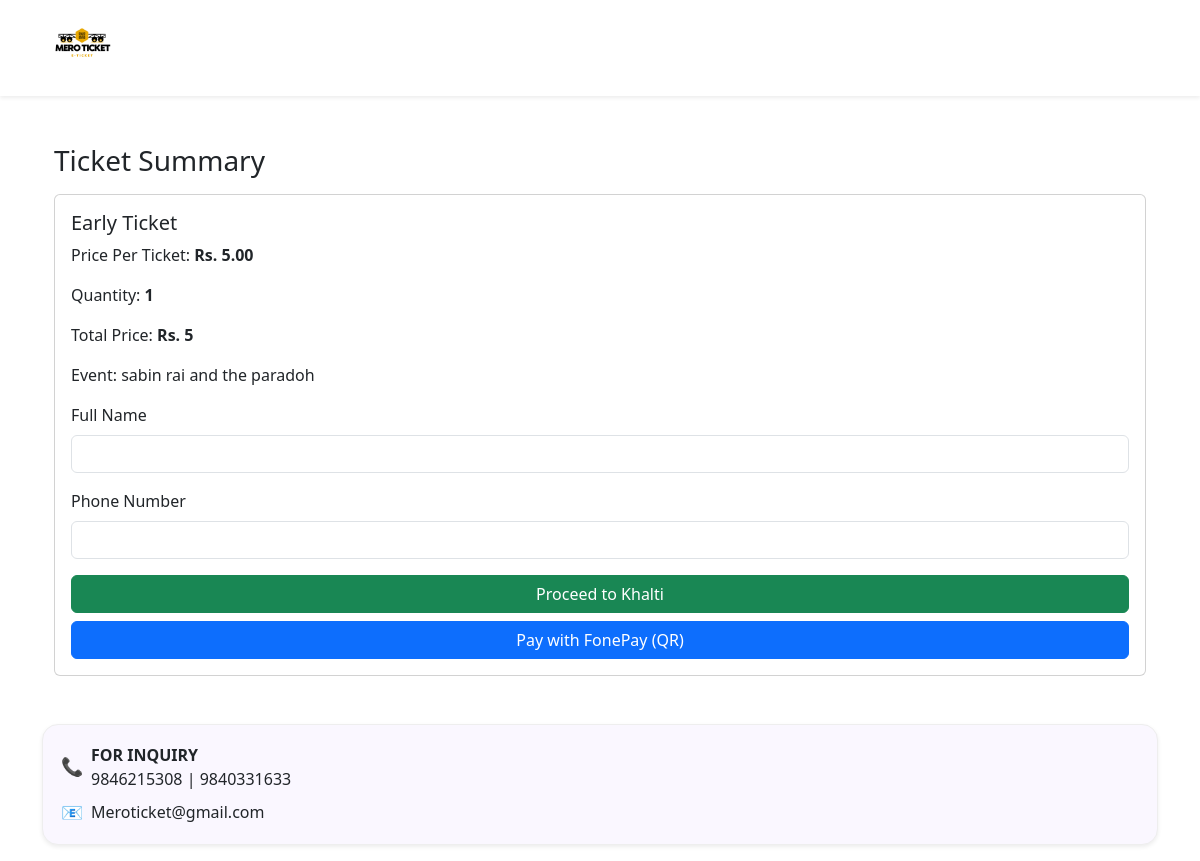
/buy/4/, run on the app's committed database.
### ticket/models.py (models this page shows, shortened)
class TicketType(models.Model):
    name = models.CharField(max_length=50)
    price = models.DecimalField(max_digits=10, decimal_places=2)
    event = models.ForeignKey(Event, on_delete=models.CASCADE, related_name='ticket_types')
    limit = models.PositiveIntegerField(default=1000)  # maximum tickets
    sold = models.PositiveIntegerField(default=0)  # auto-increment when tickets are purchased
    active = models.BooleanField(default=True)  # Show on frontend or not
    valid_from = models.DateTimeField()
    valid_until = models.DateTimeField()
    active = models.BooleanField(default=True)

class Event(models.Model):
    name = models.CharField(max_length=200)
    image = models.ImageField(upload_to='event_images/')
    description = models.TextField(blank=True, null=True)
    active = models.BooleanField(default=True)  # Show on frontend or not
    date = models.DateTimeField()
    location = models.CharField(max_length=255, blank=True, null=True)

class SiteSettings(models.Model):
    phone_number = models.CharField(max_length=50, blank=True, null=True)
    phone_number2 = models.CharField(max_length=50, blank=True, null=True)
    email = models.EmailField(blank=True, null=True)
    class Meta:
        verbose_name = "Site Setting"
        verbose_name_plural = "Site Settings"

### ticket/views.py (the view)
# urls.py: path('buy/<int:tickettype_id>/', buy_ticket, name='buy_ticket'),
def buy_ticket(request, tickettype_id):
    ticket_type = get_object_or_404(TicketType, id=tickettype_id)
    qty = int(request.GET.get("qty", 1))
    qty = max(1, qty)
    remaining = ticket_type.limit #- ticket_type.sold
    if remaining <= 0:
        return render(request, "ticket/sold_out.html", {
            "ticket_type": ticket_type,
            "message": "This ticket type is sold out."
        })
    if qty > remaining:
        qty = remaining
    total_price = ticket_type.price * qty
    request.session["selected_qty"] = qty
    request.session["selected_ticket_type_id"] = tickettype_id
    return render(request, "ticket/checkout.html", {
        "ticket_type": ticket_type,
        "qty": qty,
        "max_qty": remaining,
        "total_price": total_price
    })

### ticket/context_processors.py (called while the page is built)
def footer_settings(request):
    try:
        settings = SiteSettings.objects.first()
    except:
        settings = None
    return {
        'footer_settings': settings
    }

### ticket/templates/ticket/checkout.html (shortened to what this page needs)
{% extends "ticket/base_user.html" %}
{% load static %}
{% block content %}
<div class="container mt-5">
    <h3>Ticket Summary</h3>
    <div class="card p-3 mt-3">
        <h5>{{ ticket_type.name }}</h5>
        <p>Price Per Ticket: <strong>Rs. {{ ticket_type.price }}</strong></p>
        <p>Quantity: <strong>{{ qty }}</strong></p>
        <p>Total Price: <strong>Rs. {{ total_price|floatformat:0 }}</strong></p>
        <p>Event: {{ ticket_type.event.name }}</p>
        <form id="khaltiForm" onsubmit="return false;">
            <div class="mb-3">
                <label class="form-label">Full Name</label>
                <input type="text" id="name" class="form-control" required>
            </div>
            <div class="mb-3">
                <label class="form-label">Phone Number</label>
                <input type="text" id="phone" class="form-control" required>
            </div>
            <button id="payBtn" class="btn btn-success w-100" type="button">
                Proceed to Khalti
            </button>
        </form>
        <button id="fonepayBtn" class="btn btn-primary w-100 mt-2" type="button">
            Pay with FonePay (QR)
        </button>
    </div>
</div>
{% endblock %}

### ticket/templates/ticket/base_user.html (shortened to what this page needs)
{% load static %}
<!DOCTYPE html>
<html lang="en">
<head>
    <link href="https://cdn.jsdelivr.net/npm/bootstrap@5.3.0/dist/css/bootstrap.min.css" rel="stylesheet">
</head>
<body>
<header class="shadow-sm bg-white">
    <div class="container d-flex align-items-center">
        <div class="header-logo me-auto">
            <img src="{% static 'images/meroticket_logo.png' %}" alt="Logo">
        </div>
    </div>
</header>
<main class="container mt-3">
    {% block content %}{% endblock %}
</main>
<footer class="container mt-5 mb-3">
    <div class="footer-card shadow-sm">
        <div class="d-flex align-items-center mb-2">
            <div class="footer-icon me-2">📞</div>
            <div>
                <strong>FOR INQUIRY</strong><br>
                {{ footer_settings.phone_number }} | {{ footer_settings.phone_number2 }}
            </div>
        </div>
        <div class="d-flex align-items-center">
            <div class="footer-icon me-2">📧</div>
            <div>{{ footer_settings.email }}</div>
        </div>
    </div>
</footer>
</body>
</html>

### ticket/templates/ticket/base_user.html (style rules this page uses)
body { background: #ffffff; }
header { padding: 8px 15px !important; }
.header-logo img { height: 80px; object-fit: contain; }
.footer-card { background: #faf7ff; border-radius: 16px; padding: 18px; border: 1px solid #eee; }
.footer-icon { font-size: 18px; }

### data on the page
TicketType: name "Early Ticket", price "5.00", event.name "sabin rai and the paradoh"
SiteSettings: phone_number "9846215308", phone_number2 "9840331633", email "Meroticket@gmail.com"

### other printed values
{{ qty }} "1"
{{ total_price|floatformat:0 }} "5"
